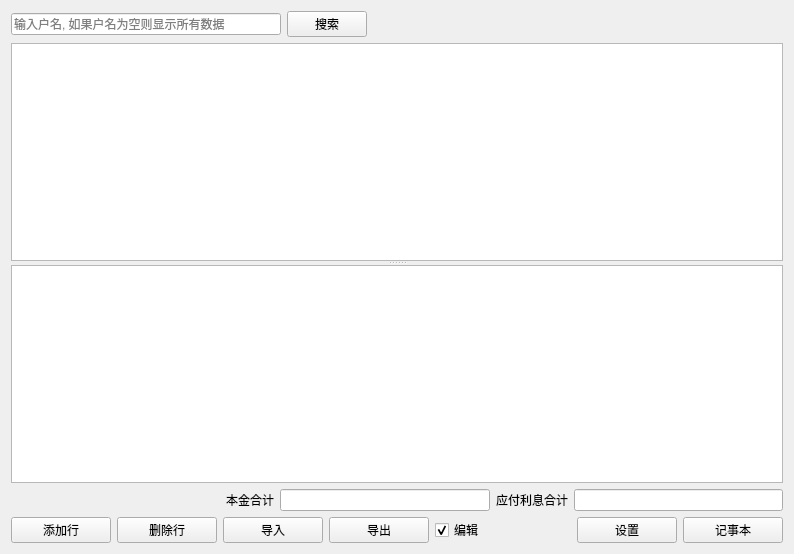
<?xml version="1.0" encoding="UTF-8"?>
<ui version="4.0">
 <class>MainWidget</class>
 <widget class="QWidget" name="MainWidget">
  <property name="geometry">
   <rect>
    <x>0</x>
    <y>0</y>
    <width>794</width>
    <height>554</height>
   </rect>
  </property>
  <property name="windowTitle">
   <string>主窗口</string>
  </property>
  <property name="styleSheet">
   <string notr="true"/>
  </property>
  <layout class="QGridLayout" name="gridLayout">
   <item row="1" column="0" colspan="2">
    <widget class="QSplitter" name="splitter">
     <property name="orientation">
      <enum>Qt::Vertical</enum>
     </property>
     <widget class="QTableView" name="usingTableView"/>
     <widget class="QTableView" name="stoppedTableView"/>
    </widget>
   </item>
   <item row="2" column="1">
    <layout class="QHBoxLayout" name="horizontalLayout_3">
     <item>
      <spacer name="horizontalSpacer">
       <property name="orientation">
        <enum>Qt::Horizontal</enum>
       </property>
       <property name="sizeHint" stdset="0">
        <size>
         <width>40</width>
         <height>20</height>
        </size>
       </property>
      </spacer>
     </item>
     <item>
      <widget class="QLabel" name="label">
       <property name="text">
        <string>本金合计</string>
       </property>
      </widget>
     </item>
     <item>
      <widget class="QLineEdit" name="benJingHeJiLineEdit">
       <property name="readOnly">
        <bool>true</bool>
       </property>
      </widget>
     </item>
     <item>
      <widget class="QLabel" name="label_2">
       <property name="text">
        <string>应付利息合计</string>
       </property>
      </widget>
     </item>
     <item>
      <widget class="QLineEdit" name="yingFuLiXiHeJiLineEdit">
       <property name="readOnly">
        <bool>true</bool>
       </property>
      </widget>
     </item>
    </layout>
   </item>
   <item row="3" column="0" colspan="2">
    <layout class="QHBoxLayout" name="horizontalLayout">
     <item>
      <widget class="QPushButton" name="appendRowButton">
       <property name="minimumSize">
        <size>
         <width>100</width>
         <height>0</height>
        </size>
       </property>
       <property name="text">
        <string>添加行</string>
       </property>
      </widget>
     </item>
     <item>
      <widget class="QPushButton" name="removeRowButton">
       <property name="minimumSize">
        <size>
         <width>100</width>
         <height>0</height>
        </size>
       </property>
       <property name="text">
        <string>删除行</string>
       </property>
      </widget>
     </item>
     <item>
      <widget class="QPushButton" name="importButton">
       <property name="minimumSize">
        <size>
         <width>100</width>
         <height>0</height>
        </size>
       </property>
       <property name="text">
        <string>导入</string>
       </property>
      </widget>
     </item>
     <item>
      <widget class="QPushButton" name="exportButton">
       <property name="minimumSize">
        <size>
         <width>100</width>
         <height>0</height>
        </size>
       </property>
       <property name="text">
        <string>导出</string>
       </property>
      </widget>
     </item>
     <item>
      <widget class="QCheckBox" name="editModeCheckBox">
       <property name="text">
        <string>编辑</string>
       </property>
       <property name="checked">
        <bool>true</bool>
       </property>
      </widget>
     </item>
     <item>
      <spacer name="horizontalSpacer_2">
       <property name="orientation">
        <enum>Qt::Horizontal</enum>
       </property>
       <property name="sizeType">
        <enum>QSizePolicy::Fixed</enum>
       </property>
       <property name="sizeHint" stdset="0">
        <size>
         <width>40</width>
         <height>20</height>
        </size>
       </property>
      </spacer>
     </item>
     <item>
      <widget class="QPushButton" name="setupButton">
       <property name="minimumSize">
        <size>
         <width>100</width>
         <height>0</height>
        </size>
       </property>
       <property name="text">
        <string>设置</string>
       </property>
      </widget>
     </item>
     <item>
      <widget class="QPushButton" name="notesButton">
       <property name="minimumSize">
        <size>
         <width>100</width>
         <height>0</height>
        </size>
       </property>
       <property name="text">
        <string>记事本</string>
       </property>
      </widget>
     </item>
    </layout>
   </item>
   <item row="0" column="0" colspan="2">
    <layout class="QHBoxLayout" name="horizontalLayout_2">
     <item>
      <widget class="QLineEdit" name="searchLineEdit">
       <property name="maximumSize">
        <size>
         <width>270</width>
         <height>16777215</height>
        </size>
       </property>
       <property name="placeholderText">
        <string>输入户名, 如果户名为空则显示所有数据</string>
       </property>
      </widget>
     </item>
     <item>
      <widget class="QPushButton" name="searchButton">
       <property name="minimumSize">
        <size>
         <width>80</width>
         <height>0</height>
        </size>
       </property>
       <property name="text">
        <string>搜索</string>
       </property>
      </widget>
     </item>
     <item>
      <spacer name="horizontalSpacer_3">
       <property name="orientation">
        <enum>Qt::Horizontal</enum>
       </property>
       <property name="sizeHint" stdset="0">
        <size>
         <width>40</width>
         <height>20</height>
        </size>
       </property>
      </spacer>
     </item>
    </layout>
   </item>
  </layout>
 </widget>
 <layoutdefault spacing="6" margin="11"/>
 <resources/>
 <connections/>
</ui>
